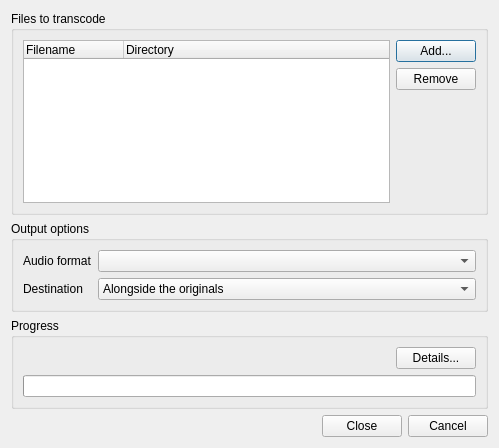
<?xml version="1.0" encoding="UTF-8"?>
<ui version="4.0">
 <class>TranscodeDialog</class>
 <widget class="QDialog" name="TranscodeDialog">
  <property name="geometry">
   <rect>
    <x>0</x>
    <y>0</y>
    <width>499</width>
    <height>448</height>
   </rect>
  </property>
  <property name="windowTitle">
   <string>Transcode Music</string>
  </property>
  <layout class="QVBoxLayout" name="verticalLayout_3">
   <item>
    <widget class="QGroupBox" name="input_group">
     <property name="title">
      <string>Files to transcode</string>
     </property>
     <layout class="QHBoxLayout" name="horizontalLayout">
      <item>
       <widget class="QTreeWidget" name="files">
        <property name="alternatingRowColors">
         <bool>true</bool>
        </property>
        <property name="selectionMode">
         <enum>QAbstractItemView::ExtendedSelection</enum>
        </property>
        <property name="rootIsDecorated">
         <bool>false</bool>
        </property>
        <property name="uniformRowHeights">
         <bool>true</bool>
        </property>
        <property name="itemsExpandable">
         <bool>false</bool>
        </property>
        <property name="allColumnsShowFocus">
         <bool>true</bool>
        </property>
        <column>
         <property name="text">
          <string>Filename</string>
         </property>
        </column>
        <column>
         <property name="text">
          <string>Directory</string>
         </property>
        </column>
       </widget>
      </item>
      <item>
       <layout class="QVBoxLayout" name="verticalLayout_2">
        <item>
         <widget class="QPushButton" name="add">
          <property name="text">
           <string>Add...</string>
          </property>
         </widget>
        </item>
        <item>
         <widget class="QPushButton" name="remove">
          <property name="text">
           <string>Remove</string>
          </property>
         </widget>
        </item>
        <item>
         <spacer name="verticalSpacer_2">
          <property name="orientation">
           <enum>Qt::Vertical</enum>
          </property>
          <property name="sizeHint" stdset="0">
           <size>
            <width>20</width>
            <height>40</height>
           </size>
          </property>
         </spacer>
        </item>
       </layout>
      </item>
     </layout>
    </widget>
   </item>
   <item>
    <widget class="QGroupBox" name="output_group">
     <property name="title">
      <string>Output options</string>
     </property>
     <layout class="QFormLayout" name="formLayout">
      <item row="0" column="0">
       <widget class="QLabel" name="label">
        <property name="text">
         <string>Audio format</string>
        </property>
       </widget>
      </item>
      <item row="0" column="1">
       <widget class="QComboBox" name="format"/>
      </item>
      <item row="1" column="0">
       <widget class="QLabel" name="label_2">
        <property name="text">
         <string>Destination</string>
        </property>
       </widget>
      </item>
      <item row="1" column="1">
       <widget class="QComboBox" name="destination">
        <item>
         <property name="text">
          <string>Alongside the originals</string>
         </property>
        </item>
       </widget>
      </item>
     </layout>
    </widget>
   </item>
   <item>
    <widget class="QGroupBox" name="progress_group">
     <property name="title">
      <string>Progress</string>
     </property>
     <layout class="QVBoxLayout" name="verticalLayout">
      <item>
       <layout class="QHBoxLayout" name="horizontalLayout_2">
        <item>
         <widget class="QLabel" name="progress_text">
          <property name="sizePolicy">
           <sizepolicy hsizetype="Expanding" vsizetype="Preferred">
            <horstretch>0</horstretch>
            <verstretch>0</verstretch>
           </sizepolicy>
          </property>
          <property name="textFormat">
           <enum>Qt::RichText</enum>
          </property>
         </widget>
        </item>
        <item>
         <widget class="QPushButton" name="details">
          <property name="text">
           <string>Details...</string>
          </property>
         </widget>
        </item>
       </layout>
      </item>
      <item>
       <widget class="QProgressBar" name="progress_bar"/>
      </item>
     </layout>
    </widget>
   </item>
   <item>
    <widget class="QDialogButtonBox" name="button_box">
     <property name="standardButtons">
      <set>QDialogButtonBox::Cancel|QDialogButtonBox::Close</set>
     </property>
    </widget>
   </item>
  </layout>
 </widget>
 <tabstops>
  <tabstop>files</tabstop>
  <tabstop>add</tabstop>
  <tabstop>remove</tabstop>
  <tabstop>format</tabstop>
  <tabstop>destination</tabstop>
  <tabstop>button_box</tabstop>
 </tabstops>
 <resources/>
 <connections/>
</ui>
